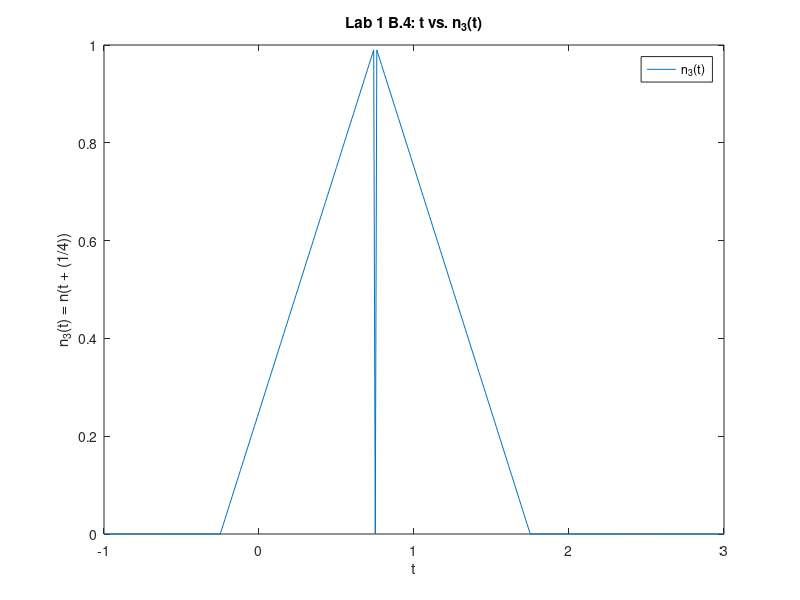
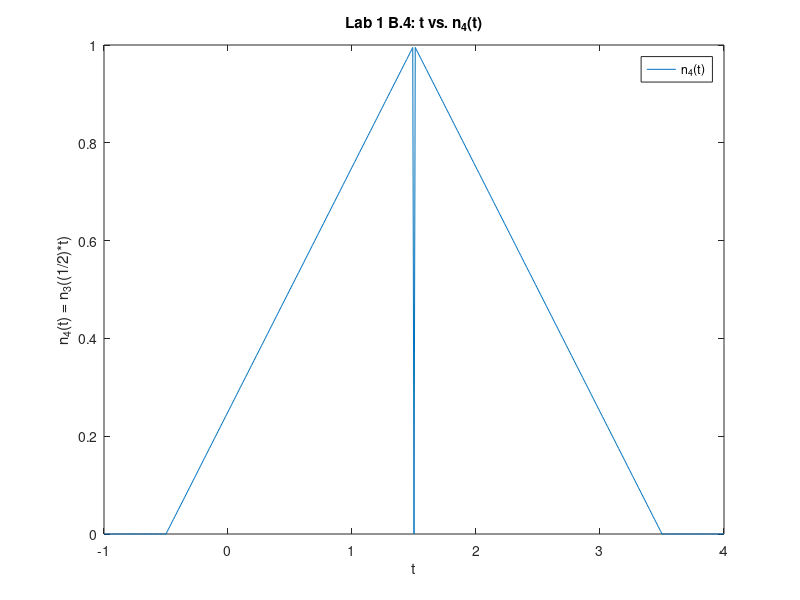

The MATLAB script that drew these images, in order:
% Pre-run clearing
clc;   %Clear command window
clf;   %Clear figure window
clear; %Clear variables from RAM

% From Lab1_B1.m
p = @(t) 1.0.*((t>=0)&(t<1));

% From Lab1_B2.m
r = @(t) t.*p(t);
n = @(t) r(t) + r(-t + 2);

% Defining n_3(t) = n(t + (1/4))
n_3 = @(t) n(t + 0.25);

% Defining n_4(t) = n_3((1/2)*t)
n_4 = @(t) n_3(0.5 .* t);

%
% First window, 
%
figure (1); 

% Set t (x-axis) to go from -1 to 3, inclusively, with a step of 0.01
t = (-1:0.01:3); 

plot(t, n_3(t));

% Set labels
xlabel('t'); 
ylabel('n_3(t) = n(t + (1/4))');
title('Lab 1 B.4: t vs. n_3(t)');
legend('n_3(t)')

%
% Second window, 
%
figure (2); 

% Set t (x-axis) to go from -1 to 4, inclusively, with a step of 0.01
t = (-1:0.01:4); 

plot(t, n_4(t));

% Set labels
xlabel('t'); 
ylabel('n_4(t) = n_3((1/2)*t)');
title('Lab 1 B.4: t vs. n_4(t)');
legend('n_4(t)')